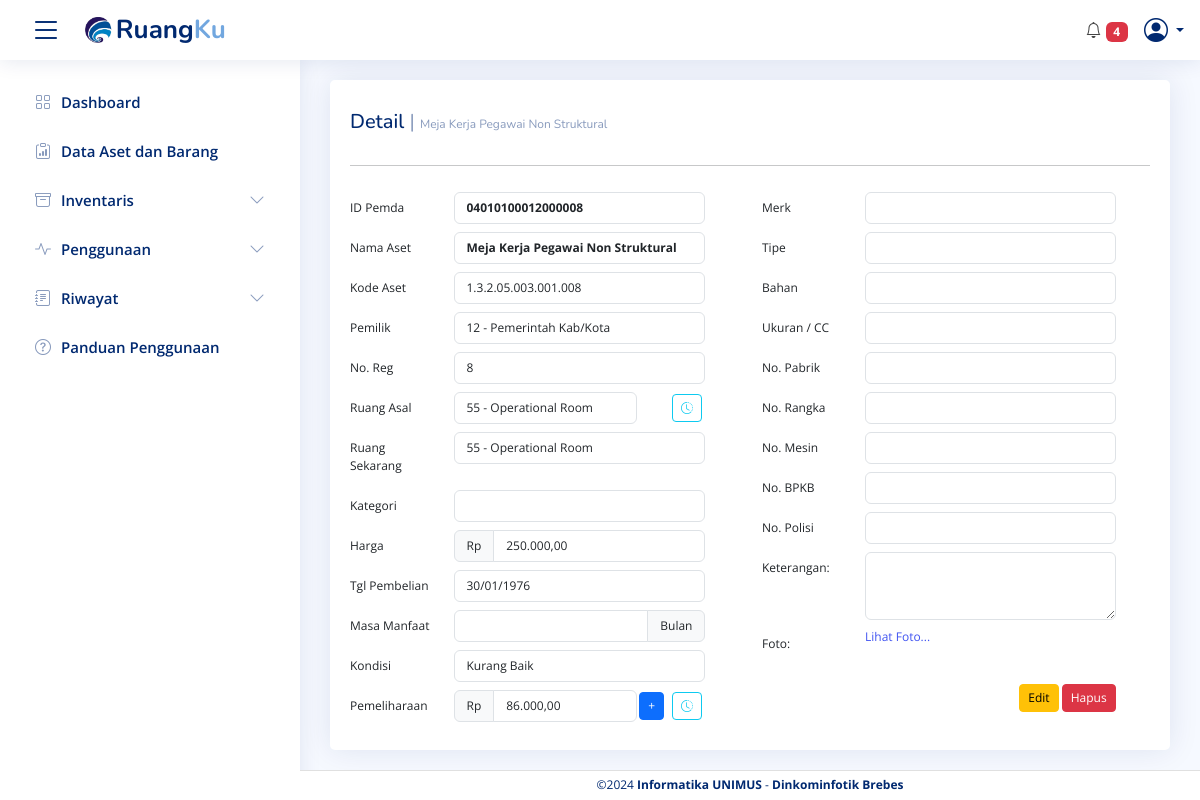
/detail_barang.php?id_barang_pemda=04010100012000008, run on the app's committed database.
### tables this page shows
CREATE TABLE `data_barang` (
  `id_barang_pemda` varchar(50) NOT NULL,
  `kode_barang` varchar(50) NOT NULL,
  `nama_barang` varchar(100) NOT NULL,
  `no_regristrasi` varchar(50) DEFAULT NULL,
  `kode_pemilik` varchar(50) DEFAULT NULL,
  `id_ruang_asal` varchar(100) DEFAULT NULL,
  `nama_ruang_asal` varchar(100) DEFAULT NULL,
  `bidang_ruang_asal` varchar(100) DEFAULT NULL,
  `tempat_ruang_asal` varchar(100) DEFAULT NULL,
  `id_ruang_sekarang` varchar(100) DEFAULT NULL,
  `bidang_ruang_sekarang` varchar(100) DEFAULT NULL,
  `tempat_ruang_sekarang` varchar(100) DEFAULT NULL,
  `tgl_pembelian` date DEFAULT NULL,
  `tgl_pembukuan` date DEFAULT NULL,
  `merk` varchar(100) DEFAULT NULL,
  `type` varchar(100) DEFAULT NULL,
  `kategori` varchar(100) DEFAULT NULL,
  `ukuran_CC` varchar(50) DEFAULT NULL,
  `no_pabrik` varchar(50) DEFAULT NULL,
  `no_rangka` varchar(50) DEFAULT NULL,
  `no_bpkb` varchar(50) DEFAULT NULL,
  `bahan` varchar(100) DEFAULT NULL,
  `no_mesin` varchar(50) DEFAULT NULL,
  `no_polisi` varchar(50) DEFAULT NULL,
  `masa_stnk` date DEFAULT NULL,
  `masa_no_polisi` date DEFAULT NULL,
  `status_stnk` varchar(20) DEFAULT NULL,
  `status_no_polisi` varchar(20) DEFAULT NULL,
  `tgl_bayar_stnk` date DEFAULT NULL,
  `tgl_bayar_no_polisi` date DEFAULT NULL,
  `pengguna` varchar(1000) DEFAULT NULL,
  `kondisi_barang` varchar(50) DEFAULT NULL,
  `masa_manfaat` varchar(50) DEFAULT NULL,
  `harga_awal` decimal(15,2) DEFAULT NULL,
  `harga_total` decimal(15,2) DEFAULT NULL,
  `keterangan` text,
  `foto_barang` varchar(255) DEFAULT NULL,
  `nama_ruang_sekarang` varchar(100) DEFAULT NULL
);

CREATE TABLE `pemilik` (
  `Kode_pemilik` varchar(50) NOT NULL,
  `nama_pemilik` varchar(100) NOT NULL
);

### proses/barang/get data/get_detail_barang.php (called while the page is built, shortened)
<?php
include('koneksi/koneksi.php');
$id_barang_pemda = isset($_GET['id_barang_pemda']) ? $_GET['id_barang_pemda'] : '';
$sql = "SELECT * FROM data_barang WHERE id_barang_pemda = '$id_barang_pemda'";
$result = mysqli_query($conn, $sql);
if (mysqli_num_rows($result) > 0) {
  $row = mysqli_fetch_assoc($result);
  $kode_pemilik = $row['kode_pemilik'];
  $sql_pemilik = "SELECT nama_pemilik FROM pemilik WHERE kode_pemilik = '$kode_pemilik'";
  $result_pemilik = mysqli_query($conn, $sql_pemilik);
  $row_pemilik = mysqli_fetch_assoc($result_pemilik);
  $nama_pemilik = isset($row_pemilik['nama_pemilik']) ? $row_pemilik['nama_pemilik'] : 'Pemilik tidak ditemukan';
} else {
  echo "Data barang tidak ditemukan.";
  exit;
}
$id_ruang_sekarang = $row['id_ruang_sekarang'];
?>

### detail_barang.php (the view, shortened to what this page needs)
<?php
include("component/header.php");
include("proses/barang/get data/get_detail_barang.php");
?>
<main id="main" class="main">
  <div class="card">
    <div class="card-body" style="padding-top: 10px;">
      <div class="card-title">
        <h1 style="font-size: 20px !important; margin: 0;">Detail <span style="font-size: 20px !important; margin: 0;"> | </span><span> <?php echo $row['nama_barang']; ?> </span></h1>
      </div>
      <hr>
      <form>
        <div class="row" style="padding-top: 10px;">
          <div class="col-md-6" style="padding-right: 10px;">
            <div class="row mb-2">
              <label for="id_barang_pemda" class="col-sm-3 col-form-label">ID Pemda</label>
              <div class="col-sm-8">
                <input type="text" id="id_barang_pemda" class="form-control" value="<?php echo $row['id_barang_pemda']; ?>" readonly style="font-weight: bold;">
              </div>
            </div>
            <div class="row mb-2">
              <label for="nama_barang" class="col-sm-3 col-form-label">Nama Aset</label>
              <div class="col-sm-8">
                <input type="text" id="nama_barang" class="form-control" value="<?php echo $row['nama_barang']; ?>" readonly style="font-weight: bold;">
              </div>
            </div>
            <div class="row mb-2">
              <label for="kode_barang" class="col-sm-3 col-form-label">Kode Aset</label>
              <div class="col-sm-8">
                <input type="text" id="kode_barang" class="form-control" value="<?php echo $row['kode_barang']; ?>" readonly>
              </div>
            </div>
            <div class="row mb-2">
              <label for="kode_pemilik" class="col-sm-3 col-form-label">Pemilik</label>
              <div class="col-sm-8">
                <input type="text" id="pemilik" class="form-control readonly-input" value="<?php echo htmlspecialchars($row['kode_pemilik'] . ' - ' . $nama_pemilik); ?>" readonly>
              </div>
            </div>
            <div class="row mb-2">
              <label for="no_regristrasi" class="col-sm-3 col-form-label">No. Reg</label>
              <div class="col-sm-8">
                <input type="text" id="no_regristrasi" class="form-control" value="<?php echo $row['no_regristrasi']; ?>" readonly>
              </div>
            </div>
            <div class="row mb-2">
              <label for="lokasi_asal" class="col-sm-3 col-form-label">Ruang Asal</label>
              <div class="col-sm-6">
                <input type="text" id="lokasi_asal" class="form-control" value="<?php echo $row['id_ruang_asal'] . ' - ' . $row['bidang_ruang_asal']; ?>" readonly>
              </div>
              <div class="col-sm-3 d-flex justify-content-end align-items-center" style="padding-right: 50px;">
                <a href="javascript:void(0);" id="toggleMutasiButton" onclick="toggleMutasi()" class="btn btn-outline-info btn-sm" title="Riwayat Perpindahan">
                  <i class="bi bi-clock-history"></i>
                </a>
              </div>
            </div>
            <div class="row mb-2">
              <label for="lokasi_sekarang" class="col-sm-3 col-form-label">Ruang Sekarang</label>
              <div class="col-sm-8">
                <input type="text" id="lokasi_sekarang" class="form-control" value="<?php echo htmlspecialchars($id_ruang_sekarang . ' - ' . $row['bidang_ruang_sekarang']); ?>" readonly>
              </div>
            </div>
            <div class="row mb-2">
              <label for="kategori" class="col-sm-3 col-form-label">Kategori</label>
              <div class="col-sm-8">
                <input type="text" id="kategori" class="form-control" value="<?php echo $row['kategori']; ?>" readonly>
              </div>
            </div>
            <div class="row mb-2">
              <label for="harga_awal" class="col-sm-3 col-form-label">Harga</label>
              <div class="col-sm-8">
                <div class="input-group">
                  <span class="input-group-text">Rp</span>
                  <input type="text" id="harga_awal" class="form-control" value="<?php echo number_format($row['harga_awal'], 2, ',', '.'); ?>" readonly>
                </div>
              </div>
            </div>
            <div class="row mb-2">
              <label for="tgl_pembelian" class="col-sm-3 col-form-label">Tgl Pembelian</label>
              <div class="col-sm-8">
                <input type="text" id="tgl_pembelian" class="form-control" value="<?php echo date('d/m/Y', strtotime($row['tgl_pembelian'])); ?>" readonly>
              </div>
            </div>
            <div class="row mb-2">
              <label for="masa_manfaat" class="col-sm-3 col-form-label">Masa Manfaat</label>
              <div class="col-sm-8">
                <div class="input-group">
                  <input type="text" id="masa_manfaat" class="form-control" value="<?php echo $row['masa_manfaat']; ?>" readonly>
                  <span class="input-group-text">Bulan</span>
                </div>
              </div>
            </div>
            <div class="row mb-2">
              <label for="kondisi_barang" class="col-sm-3 col-form-label">Kondisi</label>
              <div class="col-sm-8">
                <input type="text" id="kondisi_barang" class="form-control" value="<?php echo $row['kondisi_barang']; ?>" readonly>
              </div>
            </div>
            <div class="row mb-2">
              <label for="harga_total" class="col-sm-3 col-form-label">Pemeliharaan</label>
              <div class="col-sm-6">
                <div class="input-group">
                  <span class="input-group-text">Rp</span>
                  <input type="text" id="harga_total" class="form-control" value="<?php echo number_format($row['harga_total'], 2, ',', '.'); ?>" readonly>
                </div>
              </div>
              <div class="col-sm-3 d-flex justify-content-end align-items-center" style="padding-right: 50px;">
                <a href="frm_tambah_pemeliharaan.php?id_barang_pemda=<?php echo $id_barang_pemda; ?>" class="btn btn-primary btn-sm me-2" title="Tambah Pemeliharaan">
                  +
                </a>
                <a href="javascript:void(0);" id="togglePemeliharaanButton" onclick="togglePemeliharaan()" class="btn btn-outline-info btn-sm" title="Riwayat Pemeliharaan">
                  <i class="bi bi-clock-history"></i>
                </a>
              </div>
            </div>
          </div>
          <div class="col-md-6">
            <div class="row mb-2">
              <label for="merk" class="col-sm-3 col-form-label">Merk</label>
              <div class="col-sm-8">
                <input type="text" id="merk" class="form-control" value="<?php echo $row['merk']; ?>" readonly>
              </div>
            </div>
            <div class="row mb-2">
              <label for="type" class="col-sm-3 col-form-label">Tipe</label>
              <div class="col-sm-8">
                <input type="text" id="type" class="form-control" value="<?php echo $row['type']; ?>" readonly>
              </div>
            </div>
            <div class="row mb-2">
              <label for="bahan" class="col-sm-3 col-form-label">Bahan</label>
              <div class="col-sm-8">
                <input type="text" id="bahan" class="form-control" value="<?php echo $row['bahan']; ?>" readonly>
              </div>
            </div>
            <div class="row mb-2">
              <label for="ukuran_CC" class="col-sm-3 col-form-label">Ukuran / CC</label>
              <div class="col-sm-8">
                <input type="text" id="ukuran_CC" class="form-control" value="<?php echo $row['ukuran_CC']; ?>" readonly>
              </div>
            </div>
            <div class="row mb-2">
              <label for="no_pabrik" class="col-sm-3 col-form-label">No. Pabrik</label>
              <div class="col-sm-8">
                <input type="text" id="no_pabrik" class="form-control" value="<?php echo $row['no_pabrik']; ?>" readonly>
              </div>
            </div>
            <div class="row mb-2">
              <label for="no_rangka" class="col-sm-3 col-form-label">No. Rangka</label>
              <div class="col-sm-8">
                <input type="text" id="no_rangka" class="form-control" value="<?php echo $row['no_rangka']; ?>" readonly>
              </div>
            </div>
            <div class="row mb-2">
              <label for="no_mesin" class="col-sm-3 col-form-label">No. Mesin</label>
              <div class="col-sm-8">
                <input type="text" id="no_mesin" class="form-control" value="<?php echo $row['no_mesin']; ?>" readonly>
              </div>
            </div>
            <div class="row mb-2">
              <label for="no_bpkb" class="col-sm-3 col-form-label">No. BPKB</label>
              <div class="col-sm-8">
                <input type="text" id="no_bpkb" class="form-control" value="<?php echo $row['no_bpkb']; ?>" readonly>
              </div>
            </div>
            <div class="row mb-2">
              <label for="no_polisi" class="col-sm-3 col-form-label">No. Polisi</label>
              <div class="col-sm-8">
                <input type="text" id="no_polisi" class="form-control" value="<?php echo $row['no_polisi']; ?>" readonly>
              </div>
            </div>
            <div class="row mb-2">
              <label for="keterangan" class="col-sm-3 col-form-label">Keterangan:</label>
              <div class="col-sm-8">
                <textarea id="keterangan" class="form-control" rows="3" readonly><?php echo $row['keterangan']; ?></textarea>
              </div>
            </div>
            <div class="row mb-4">
              <label class="col-sm-3 col-form-label">Foto:</label>
              <div class="col-sm-8">
                <a href="javascript:void(0);" id="togglePhotoLink" onclick="togglePhoto()" style="font-size: 15px;">Lihat Foto...</a>
              </div>
            </div>
            <div class="row mb-2">
              <div class="col-sm-11 text-end">
                <a href="frm_edit_barang.php?id_barang_pemda=<?php echo $row['id_barang_pemda']; ?>" class="btn btn-warning btn-sm">Edit</a>
                <a href="hapus_barang.php?id_barang_pemda=<?php echo $row['id_barang_pemda']; ?>" class="btn btn-danger btn-sm btn-hapus" data-id_barang_pemda="<?php echo $row['id_barang_pemda']; ?>">Hapus</a>
              </div>
            </div>
          </div>
        </div>
      </form>
    </div>
  </div>
</main>
<?php include("component/footer.php"); ?>

### css/style.css (style rules this page uses)
:root { scroll-behavior: smooth; }
body { font-family: "Open Sans", sans-serif; background: #f6f9ff; color: #444444; }
a { color: #4154f1; text-decoration: none; }
h1, h2, h3, h4, h5, h6 { font-family: "Nunito", sans-serif; }
#main { margin-top: 60px; padding: 20px 30px; transition: all 0.3s; }
.card { margin-bottom: 30px; border: none; border-radius: 5px; box-shadow: 0px 0 30px rgba(1, 41, 112, 0.1); }
.card-title { padding: 20px 0 15px 0; font-size: 20px; font-weight: 500; color: #012970; font-family: "Poppins", sans-serif; }
.card-title span { color: #899bbd; font-size: 14px; font-weight: 400; }
.card-body { padding: 0 20px 20px 20px; }
@media (min-width: 1200px) { #main, #footer { margin-left: 300px; } }

### css/kita.css (style rules this page uses)
.card { margin-bottom: 30px; border: none; border-radius: 5px; box-shadow: 0px 0 30px rgba(1, 41, 112, 0.1); }

### component/header.php (style rules this page uses)
.card-body * { font-size: 12px !important; }

### data on the page
data_barang: nama_barang "Meja Kerja Pegawai Non Struktural", id_barang_pemda "04010100012000008", kode_barang "1.3.2.05.003.001.008", kode_pemilik.nama_pemilik "12 - Pemerintah Kab/Kota", no_regristrasi "8", id_ruang_asal+bidang_ruang_asal "55 - Operational Room", id_ruang_sekarang+bidang_ruang_sekarang "55 - Operational Room", harga_awal "250.000,00", tgl_pembelian "30/01/1976", kondisi_barang "Kurang Baik", harga_total "86.000,00"

### other printed values
$count_unpaid_tax + $count_unpaid_tax2 "4"
